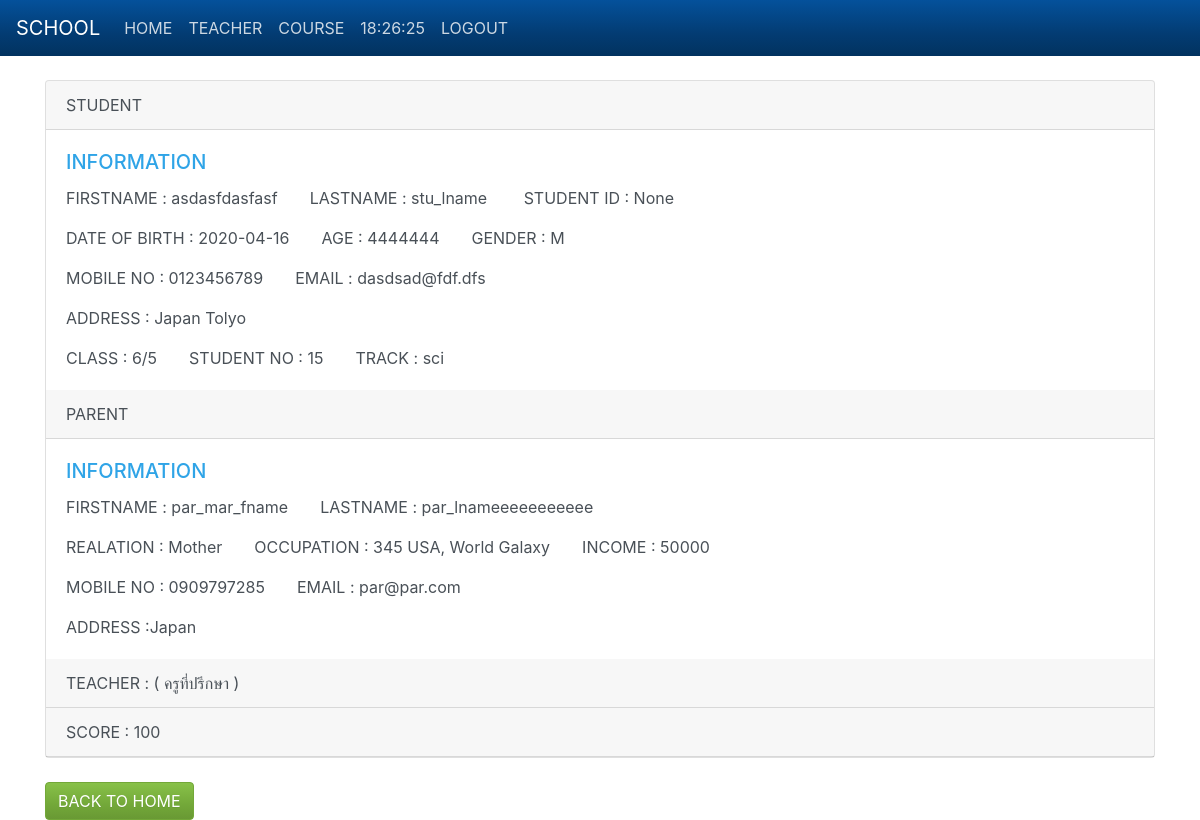
The page /school/detail/student/1/ on the database its author committed.
### school/models.py (models this page shows)
class Student(models.Model):
    user = models.ForeignKey(User, on_delete=models.CASCADE)
    first_name = models.CharField(max_length=255)
    last_name = models.CharField(max_length=255)
    email = models.EmailField(max_length=255)
    date_of_birth = models.CharField(max_length=10)
    age = models.SmallIntegerField()
    phone_number = models.CharField(max_length=12)
    address = models.TextField()
    GENDERS = (
        ('M', 'Male'),
        ('Fe', 'Female')
    )
    gender = models.CharField(max_length=2, choices=GENDERS)
    class_room = models.CharField(max_length=6)
    stu_no = models.SmallIntegerField()
    track = models.CharField(max_length=25)
    student_user_id = models.CharField(max_length=5,  null=True)
    parent_id = models.ForeignKey(Parent, on_delete=models.SET_NULL, null=True)
    teacher_id = models.ForeignKey(Teacher, on_delete=models.SET_NULL, null=True)

class Parent(models.Model):
    first_name = models.CharField(max_length=255)
    last_name = models.CharField(max_length=255)
    email = models.EmailField(max_length=255)
    relation = models.CharField(max_length=255)
    phone_number = models.CharField(max_length=12)
    workplace = models.TextField(null=True) #อาชีพ
    income = models.IntegerField(null=True)
    address = models.TextField()
    type_of_house = models.CharField(max_length=255)

### school/views.py (the view)
# urls.py: path('detail/student/<int:student_id>/', views.student_detail, name='student_detail'),
def student_detail(request, student_id):
    student = Student.objects.get(pk=student_id)
    return render(request, 'student/studentdetail.html', context={
        'student': student
    })

### school/templates/student/studentdetail.html
{% extends "base.html" %}
{% block content %}
<div class="card">
    <div class="card-header">
        STUDENT
    </div>
    <div class="card-body">
        <h5 class="card-title">INFORMATION</h5>
        <p class="card-text">FIRSTNAME : {{student.first_name}}&emsp;&emsp;LASTNAME : {{student.last_name}}
   &emsp;&emsp;STUDENT ID : {{student.student_user_id}}</p>
        <p class="card-text">DATE OF BIRTH : {{student.date_of_birth}}&emsp;&emsp;AGE :
            {{student.age}}&emsp;&emsp;GENDER : {{student.gender}}</p>
        <p class="card-text">MOBILE NO : {{student.phone_number}}&emsp;&emsp;EMAIL : {{student.email}}</p>
        <p class="card-text">ADDRESS : {{student.address}}</p>
        <p class="card-text">CLASS : {{student.class_room}}&emsp;&emsp;STUDENT NO : {{student.stu_no}}&emsp;&emsp;TRACK : {{student.track}}</p>
    </div>
    <div class="card-header">
        PARENT
    </div>
    <div class="card-body">
        <h5 class="card-title">INFORMATION</h5>
        <p class="card-text">FIRSTNAME : {{student.parent_id.first_name}}&emsp;&emsp;LASTNAME : {{student.parent_id.last_name}}</p>
        <p class="card-text">REALATION : {{student.parent_id.relation}}&emsp;&emsp;OCCUPATION : {{student.parent_id.workplace}}&emsp;&emsp;INCOME : {{student.parent_id.income}}</p>
        <p class="card-text">MOBILE NO : {{student.parent_id.phone_number}}&emsp;&emsp;EMAIL : {{student.parent_id.email}}</p>
        <p class="card-text">ADDRESS :{{student.parent_id.address}}</p>
    </div>
    <div class="card-header">
        TEACHER :{{student.teacher_id.fname}} {{student.teacher_id.lname}} ( ครูที่ปรึกษา )
    </div>
    <div class="card-header">
        SCORE : 100
    </div>
</div><br/>
    <a href="{% url 'index' %}">
        <div class="btn btn-success">BACK TO HOME</div>
    </a>
{% endblock content %}

### rows shown on the page
Student: first_name "asdasfdasfasf", last_name "stu_lname", student_user_id "None", date_of_birth "2020-04-16", age "4444444", gender "M", phone_number "0123456789", email "dasdsad@fdf.dfs", address "Japan Tolyo", class_room "6/5", stu_no "15", track "sci", parent_id.first_name "par_mar_fname", parent_id.last_name "par_lnameeeeeeeeeee", parent_id.relation "Mother", parent_id.workplace "345 USA, World Galaxy", parent_id.income "50000", parent_id.phone_number "0909797285", parent_id.email "par@par.com", parent_id.address "Japan"
